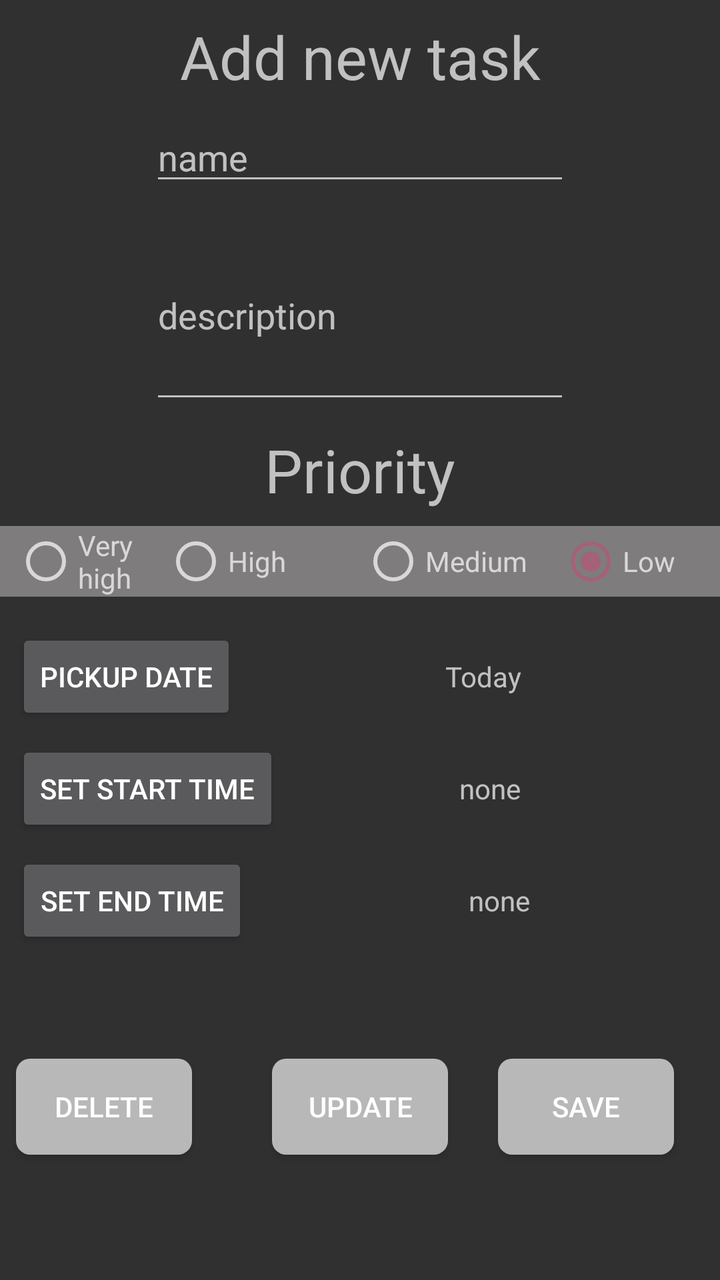
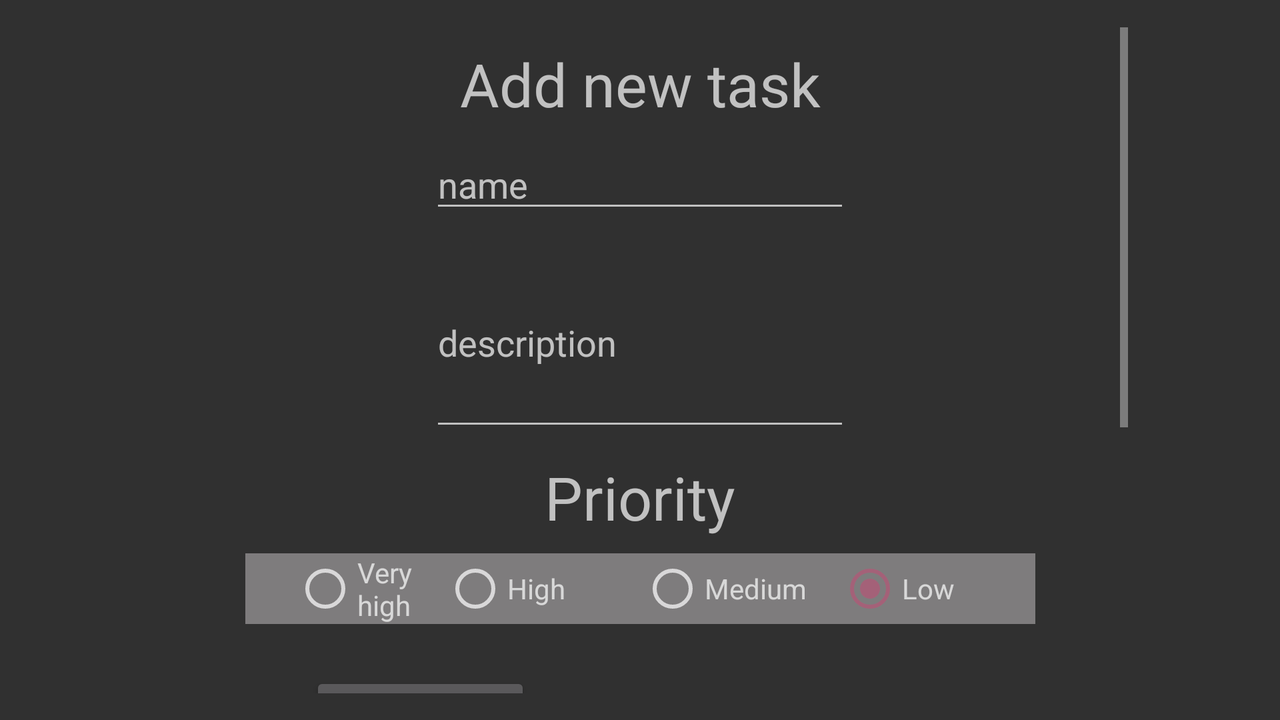

First picture: res/layout/ on a phone held upright. Second picture: the repository's own variant of that layout, on a device whose configuration matches the variant's folder. Source for both follows.
<!-- AndroidManifest.xml: application theme AppTheme -->
<!-- res/layout/fragment_add_task.xml -->
<?xml version="1.0" encoding="utf-8"?>
<android.support.constraint.ConstraintLayout xmlns:android="http://schemas.android.com/apk/res/android"
    xmlns:app="http://schemas.android.com/apk/res-auto"
    xmlns:tools="http://schemas.android.com/tools"
    android:layout_width="match_parent"
    android:layout_height="match_parent"
    tools:context="com.example.nick.taskbuilder.view.AddTaskActivity">


    <EditText
        android:id="@+id/etName"
        android:layout_width="wrap_content"
        android:layout_height="wrap_content"
        android:layout_marginEnd="8dp"
        android:layout_marginStart="8dp"
        android:layout_marginTop="8dp"
        android:ems="10"
        android:hint="name"
        android:inputType="textPersonName"
        app:layout_constraintEnd_toEndOf="parent"
        app:layout_constraintStart_toStartOf="parent"
        app:layout_constraintTop_toBottomOf="@+id/tv_add_new_task" />

    <EditText
        android:id="@+id/etDescription"
        android:layout_width="wrap_content"
        android:layout_height="101dp"
        android:layout_marginEnd="8dp"
        android:layout_marginStart="8dp"
        android:layout_marginTop="8dp"
        android:ems="10"
        android:hint="description"
        android:inputType="textPersonName"
        app:layout_constraintEnd_toEndOf="parent"
        app:layout_constraintStart_toStartOf="parent"
        app:layout_constraintTop_toBottomOf="@+id/etName" />

    <TextView
        android:id="@+id/tv_add_new_task"
        android:layout_width="wrap_content"
        android:layout_height="wrap_content"
        android:layout_marginEnd="8dp"
        android:layout_marginStart="8dp"
        android:layout_marginTop="8dp"
        android:text="Add new task"
        android:textSize="30sp"
        app:layout_constraintEnd_toEndOf="parent"
        app:layout_constraintStart_toStartOf="parent"
        app:layout_constraintTop_toTopOf="parent" />

    <TextView
        android:id="@+id/textView2"
        android:layout_width="wrap_content"
        android:layout_height="wrap_content"
        android:layout_marginEnd="8dp"
        android:layout_marginStart="8dp"
        android:layout_marginTop="8dp"
        android:text="Priority"
        android:textSize="30sp"
        app:layout_constraintEnd_toEndOf="parent"
        app:layout_constraintStart_toStartOf="parent"
        app:layout_constraintTop_toBottomOf="@+id/etDescription" />

    <RadioGroup
        android:id="@+id/radioGroup"
        android:layout_width="395dp"
        android:layout_height="wrap_content"
        android:layout_marginEnd="8dp"
        android:layout_marginStart="8dp"
        android:layout_marginTop="8dp"
        android:background="@color/colorGrey"
        android:orientation="horizontal"
        app:layout_constraintEnd_toEndOf="parent"
        app:layout_constraintStart_toStartOf="parent"
        app:layout_constraintTop_toBottomOf="@+id/textView2">

        <RadioButton
            android:id="@+id/radio_very_high"
            android:layout_width="match_parent"
            android:layout_height="wrap_content"
            android:layout_marginLeft="24dp"
            android:layout_weight="1"
            android:hint="Very high" />

        <RadioButton
            android:id="@+id/radio_high"
            android:layout_width="match_parent"
            android:layout_height="wrap_content"
            android:layout_weight="1"
            android:hint="High" />

        <RadioButton
            android:id="@+id/radio_medium"
            android:layout_width="match_parent"
            android:layout_height="wrap_content"
            android:layout_weight="1"
            android:hint="Medium" />

        <RadioButton
            android:id="@+id/radio_low"
            android:layout_width="match_parent"
            android:layout_height="wrap_content"
            android:layout_marginRight="24dp"
            android:layout_weight="1"
            android:checked="true"
            android:hint="Low" />
    </RadioGroup>

    <Button
        android:id="@+id/btnSetStartTimeDate"
        android:layout_width="wrap_content"
        android:layout_height="wrap_content"
        android:layout_marginEnd="8dp"
        android:layout_marginStart="8dp"
        android:layout_marginTop="8dp"
        android:text="Set start time"
        app:layout_constraintEnd_toEndOf="parent"
        app:layout_constraintHorizontal_bias="0.0"
        app:layout_constraintStart_toStartOf="parent"
        app:layout_constraintTop_toBottomOf="@+id/btnDate" />

    <Button
        android:id="@+id/btnSetSEndTimeDate"
        android:layout_width="wrap_content"
        android:layout_height="wrap_content"
        android:layout_marginEnd="8dp"
        android:layout_marginStart="8dp"
        android:layout_marginTop="8dp"
        android:text="Set end time"
        app:layout_constraintEnd_toEndOf="parent"
        app:layout_constraintHorizontal_bias="0.0"
        app:layout_constraintStart_toStartOf="parent"
        app:layout_constraintTop_toBottomOf="@+id/btnSetStartTimeDate" />

    <TextView
        android:id="@+id/tv_chosen_start_time"
        android:layout_width="wrap_content"
        android:layout_height="wrap_content"
        android:layout_marginEnd="8dp"
        android:layout_marginStart="8dp"
        android:text="none"
        app:layout_constraintBaseline_toBaselineOf="@+id/btnSetStartTimeDate"
        app:layout_constraintEnd_toEndOf="parent"
        app:layout_constraintHorizontal_bias="0.707"
        app:layout_constraintStart_toStartOf="parent" />

    <TextView
        android:id="@+id/tv_chosen_end_time"
        android:layout_width="wrap_content"
        android:layout_height="wrap_content"
        android:layout_marginEnd="8dp"
        android:layout_marginStart="8dp"
        android:text="none"
        app:layout_constraintBaseline_toBaselineOf="@+id/btnSetSEndTimeDate"
        app:layout_constraintEnd_toEndOf="parent"
        app:layout_constraintHorizontal_bias="0.541"
        app:layout_constraintStart_toEndOf="@+id/btnSetSEndTimeDate" />

    <Button
        android:id="@+id/btnDate"
        android:layout_width="wrap_content"
        android:layout_height="wrap_content"
        android:layout_marginEnd="8dp"
        android:layout_marginStart="8dp"
        android:layout_marginTop="16dp"
        android:text="Pickup date"
        app:layout_constraintEnd_toEndOf="parent"
        app:layout_constraintHorizontal_bias="0.0"
        app:layout_constraintStart_toStartOf="parent"
        app:layout_constraintTop_toBottomOf="@+id/radioGroup" />

    <TextView
        android:id="@+id/tvDate"
        android:layout_width="wrap_content"
        android:layout_height="wrap_content"
        android:layout_marginEnd="8dp"
        android:layout_marginStart="8dp"
        android:text="Today"
        app:layout_constraintBaseline_toBaselineOf="@+id/btnDate"
        app:layout_constraintEnd_toEndOf="parent"
        app:layout_constraintHorizontal_bias="0.702"
        app:layout_constraintStart_toStartOf="parent" />

    <Button
        android:id="@+id/btn_save_new_task"
        android:layout_width="wrap_content"
        android:layout_height="wrap_content"
        android:layout_marginBottom="16dp"
        android:layout_marginEnd="8dp"
        android:layout_marginStart="8dp"
        android:layout_marginTop="8dp"
        android:background="@drawable/button_shape"
        android:text="Save"
        app:layout_constraintBottom_toBottomOf="parent"
        app:layout_constraintEnd_toEndOf="parent"
        app:layout_constraintHorizontal_bias="0.941"
        app:layout_constraintStart_toStartOf="parent"
        app:layout_constraintTop_toBottomOf="@+id/btnSetSEndTimeDate" />

    <ProgressBar
        android:id="@+id/progressBarAdd"
        style="?android:attr/progressBarStyle"
        android:layout_width="wrap_content"
        android:layout_height="wrap_content"
        android:layout_marginEnd="8dp"
        android:layout_marginStart="8dp"
        android:layout_marginTop="8dp"
        android:visibility="invisible"
        app:layout_constraintEnd_toEndOf="parent"
        app:layout_constraintStart_toEndOf="@+id/tv_add_new_task"
        app:layout_constraintTop_toTopOf="parent" />

    <Button
        android:id="@+id/btnUpdateTask"
        android:layout_width="wrap_content"
        android:layout_height="wrap_content"
        android:layout_marginBottom="16dp"
        android:layout_marginEnd="8dp"
        android:layout_marginStart="8dp"
        android:layout_marginTop="8dp"
        android:background="@drawable/button_shape"
        android:text="UPDATE"
        android:visibility="visible"
        app:layout_constraintBottom_toBottomOf="parent"
        app:layout_constraintEnd_toEndOf="parent"
        app:layout_constraintStart_toStartOf="parent"
        app:layout_constraintTop_toBottomOf="@+id/btnSetSEndTimeDate" />

    <Button
        android:id="@+id/btnDeleteTask"
        android:layout_width="wrap_content"
        android:layout_height="wrap_content"
        android:layout_marginBottom="16dp"
        android:layout_marginEnd="8dp"
        android:layout_marginStart="8dp"
        android:layout_marginTop="8dp"
        android:background="@drawable/button_shape"
        android:text="@string/delete"
        android:visibility="visible"
        app:layout_constraintBottom_toBottomOf="parent"
        app:layout_constraintEnd_toEndOf="parent"
        app:layout_constraintHorizontal_bias="0.0"
        app:layout_constraintStart_toStartOf="parent"
        app:layout_constraintTop_toBottomOf="@+id/btnSetSEndTimeDate" />



</android.support.constraint.ConstraintLayout>
<!-- resources referenced by this layout -->
<resources>
  <color name="colorGrey">#7e7c7d</color>
  <!-- drawable button_shape (drawable) -->
  <?xml version="1.0" encoding="UTF-8"?>
  <shape xmlns:android="http://schemas.android.com/apk/res/android"
      android:shape="rectangle">
  
      <solid android:color="#AAFFFFFF"/>
  
      <corners android:bottomRightRadius="7dp"
          android:bottomLeftRadius="7dp"
          android:topLeftRadius="7dp"
          android:topRightRadius="7dp"/>
  </shape>
  <string name="delete">DELETE</string>
  <style name="AppTheme" parent="Theme.AppCompat.NoActionBar">
          
          <item name="colorPrimary">@color/colorPrimary</item>
          <item name="colorPrimaryDark">@color/colorPrimaryDark</item>
          <item name="colorAccent">@color/colorAccent</item>
      </style>
  <color name="colorPrimary">#48484b</color>
  <color name="colorPrimaryDark">#303F9F</color>
  <color name="colorAccent">#a46178</color>
</resources>
<!-- res/layout-land/fragment_add_task.xml (the author's variant of the layout above) -->
<!-- drawn on the phone turned sideways -->
<?xml version="1.0" encoding="utf-8"?>
<android.support.constraint.ConstraintLayout xmlns:android="http://schemas.android.com/apk/res/android"
    xmlns:app="http://schemas.android.com/apk/res-auto"
    xmlns:tools="http://schemas.android.com/tools"
    android:layout_width="match_parent"
    android:layout_height="match_parent"
    tools:context="com.example.nick.taskbuilder.view.AddTaskActivity">

    <ScrollView
        android:layout_width="488dp"
        android:layout_height="333dp"
        android:layout_marginEnd="8dp"
        android:layout_marginStart="8dp"
        app:layout_constraintBottom_toBottomOf="parent"
        app:layout_constraintEnd_toEndOf="parent"
        app:layout_constraintStart_toStartOf="parent"
        app:layout_constraintTop_toTopOf="parent">

        <android.support.constraint.ConstraintLayout
            android:layout_width="match_parent"
            android:layout_height="wrap_content">

            <EditText
                android:id="@+id/etName"
                android:layout_width="wrap_content"
                android:layout_height="wrap_content"
                android:layout_marginEnd="8dp"
                android:layout_marginStart="8dp"
                android:layout_marginTop="8dp"
                android:ems="10"
                android:hint="name"
                android:inputType="textPersonName"
                app:layout_constraintEnd_toEndOf="parent"
                app:layout_constraintStart_toStartOf="parent"
                app:layout_constraintTop_toBottomOf="@+id/tv_add_new_task" />

            <EditText
                android:id="@+id/etDescription"
                android:layout_width="wrap_content"
                android:layout_height="101dp"
                android:layout_marginEnd="8dp"
                android:layout_marginStart="8dp"
                android:layout_marginTop="8dp"
                android:ems="10"
                android:hint="description"
                android:inputType="textPersonName"
                app:layout_constraintEnd_toEndOf="parent"
                app:layout_constraintStart_toStartOf="parent"
                app:layout_constraintTop_toBottomOf="@+id/etName" />

            <TextView
                android:id="@+id/tv_add_new_task"
                android:layout_width="wrap_content"
                android:layout_height="wrap_content"
                android:layout_marginEnd="8dp"
                android:layout_marginStart="8dp"
                android:layout_marginTop="8dp"
                android:text="Add new task"
                android:textSize="30sp"
                app:layout_constraintEnd_toEndOf="parent"
                app:layout_constraintStart_toStartOf="parent"
                app:layout_constraintTop_toTopOf="parent" />

            <TextView
                android:id="@+id/textView2"
                android:layout_width="wrap_content"
                android:layout_height="wrap_content"
                android:layout_marginEnd="8dp"
                android:layout_marginStart="8dp"
                android:layout_marginTop="8dp"
                android:text="Priority"
                android:textSize="30sp"
                app:layout_constraintEnd_toEndOf="parent"
                app:layout_constraintStart_toStartOf="parent"
                app:layout_constraintTop_toBottomOf="@+id/etDescription" />

            <RadioGroup
                android:id="@+id/radioGroup"
                android:layout_width="395dp"
                android:layout_height="wrap_content"
                android:layout_marginEnd="8dp"
                android:layout_marginStart="8dp"
                android:layout_marginTop="8dp"
                android:background="@color/colorGrey"
                android:orientation="horizontal"
                app:layout_constraintEnd_toEndOf="parent"
                app:layout_constraintStart_toStartOf="parent"
                app:layout_constraintTop_toBottomOf="@+id/textView2">

                <RadioButton
                    android:id="@+id/radio_very_high"
                    android:layout_width="match_parent"
                    android:layout_height="wrap_content"
                    android:layout_marginStart="24dp"
                    android:layout_weight="1"
                    android:hint="Very high" />

                <RadioButton
                    android:id="@+id/radio_high"
                    android:layout_width="match_parent"
                    android:layout_height="wrap_content"
                    android:layout_weight="1"
                    android:hint="High" />

                <RadioButton
                    android:id="@+id/radio_medium"
                    android:layout_width="match_parent"
                    android:layout_height="wrap_content"
                    android:layout_weight="1"
                    android:hint="Medium" />

                <RadioButton
                    android:id="@+id/radio_low"
                    android:layout_width="match_parent"
                    android:layout_height="wrap_content"
                    android:layout_marginEnd="24dp"
                    android:layout_weight="1"
                    android:checked="true"
                    android:hint="Low" />
            </RadioGroup>

            <Button
                android:id="@+id/btnSetStartTimeDate"
                android:layout_width="wrap_content"
                android:layout_height="wrap_content"
                android:layout_marginEnd="8dp"
                android:layout_marginStart="8dp"
                android:layout_marginTop="8dp"
                android:text="Set start time"
                app:layout_constraintEnd_toEndOf="parent"
                app:layout_constraintHorizontal_bias="0.0"
                app:layout_constraintStart_toStartOf="parent"
                app:layout_constraintTop_toBottomOf="@+id/btnDate" />

            <Button
                android:id="@+id/btnSetSEndTimeDate"
                android:layout_width="wrap_content"
                android:layout_height="wrap_content"
                android:layout_marginEnd="8dp"
                android:layout_marginStart="8dp"
                android:layout_marginTop="8dp"
                android:text="Set end time"
                app:layout_constraintEnd_toEndOf="parent"
                app:layout_constraintHorizontal_bias="0.0"
                app:layout_constraintStart_toStartOf="parent"
                app:layout_constraintTop_toBottomOf="@+id/btnSetStartTimeDate" />

            <TextView
                android:id="@+id/tv_chosen_start_time"
                android:layout_width="wrap_content"
                android:layout_height="wrap_content"
                android:layout_marginEnd="8dp"
                android:layout_marginStart="8dp"
                android:text="none"
                app:layout_constraintBaseline_toBaselineOf="@+id/btnSetStartTimeDate"
                app:layout_constraintEnd_toEndOf="parent"
                app:layout_constraintHorizontal_bias="0.707"
                app:layout_constraintStart_toStartOf="parent" />

            <TextView
                android:id="@+id/tv_chosen_end_time"
                android:layout_width="wrap_content"
                android:layout_height="wrap_content"
                android:layout_marginEnd="8dp"
                android:layout_marginStart="8dp"
                android:text="none"
                app:layout_constraintBaseline_toBaselineOf="@+id/btnSetSEndTimeDate"
                app:layout_constraintEnd_toEndOf="parent"
                app:layout_constraintHorizontal_bias="0.541"
                app:layout_constraintStart_toEndOf="@+id/btnSetSEndTimeDate" />

            <Button
                android:id="@+id/btnDate"
                android:layout_width="wrap_content"
                android:layout_height="wrap_content"
                android:layout_marginEnd="8dp"
                android:layout_marginStart="8dp"
                android:layout_marginTop="24dp"
                android:text="Pickup date"
                app:layout_constraintEnd_toEndOf="parent"
                app:layout_constraintHorizontal_bias="0.196"
                app:layout_constraintStart_toStartOf="parent"
                app:layout_constraintTop_toBottomOf="@+id/radioGroup" />

            <TextView
                android:id="@+id/tvDate"
                android:layout_width="wrap_content"
                android:layout_height="wrap_content"
                android:layout_marginEnd="8dp"
                android:layout_marginStart="8dp"
                android:text="Today"
                app:layout_constraintBaseline_toBaselineOf="@+id/btnDate"
                app:layout_constraintEnd_toEndOf="parent"
                app:layout_constraintHorizontal_bias="0.702"
                app:layout_constraintStart_toStartOf="parent" />

            <Button
                android:id="@+id/btn_save_new_task"
                android:layout_width="wrap_content"
                android:layout_height="wrap_content"
                android:layout_marginBottom="16dp"
                android:layout_marginEnd="8dp"
                android:layout_marginStart="8dp"
                android:layout_marginTop="8dp"
                android:text="Save"
                app:layout_constraintBottom_toBottomOf="parent"
                app:layout_constraintEnd_toEndOf="parent"
                app:layout_constraintHorizontal_bias="0.941"
                app:layout_constraintStart_toStartOf="parent"
                app:layout_constraintTop_toBottomOf="@+id/btnSetSEndTimeDate" />

            <ProgressBar
                android:id="@+id/progressBarAdd"
                style="?android:attr/progressBarStyle"
                android:layout_width="wrap_content"
                android:layout_height="wrap_content"
                android:layout_marginEnd="8dp"
                android:layout_marginStart="8dp"
                android:layout_marginTop="8dp"
                android:visibility="invisible"
                app:layout_constraintEnd_toEndOf="parent"
                app:layout_constraintStart_toEndOf="@+id/tv_add_new_task"
                app:layout_constraintTop_toTopOf="parent" />

            <Button
                android:id="@+id/btnUpdateTask"
                android:layout_width="wrap_content"
                android:layout_height="wrap_content"
                android:layout_marginBottom="16dp"
                android:layout_marginEnd="8dp"
                android:layout_marginStart="8dp"
                android:layout_marginTop="8dp"
                android:text="UPDATE"
                android:visibility="visible"
                app:layout_constraintBottom_toBottomOf="parent"
                app:layout_constraintEnd_toEndOf="parent"
                app:layout_constraintStart_toStartOf="parent"
                app:layout_constraintTop_toBottomOf="@+id/btnSetSEndTimeDate" />

            <Button
                android:id="@+id/btnDeleteTask"
                android:layout_width="wrap_content"
                android:layout_height="wrap_content"
                android:layout_marginBottom="16dp"
                android:layout_marginEnd="8dp"
                android:layout_marginStart="8dp"
                android:layout_marginTop="8dp"
                android:text="@string/delete"
                android:visibility="visible"
                app:layout_constraintBottom_toBottomOf="parent"
                app:layout_constraintEnd_toEndOf="parent"
                app:layout_constraintHorizontal_bias="0.0"
                app:layout_constraintStart_toStartOf="parent"
                app:layout_constraintTop_toBottomOf="@+id/btnSetSEndTimeDate" />

        </android.support.constraint.ConstraintLayout>

    </ScrollView>



</android.support.constraint.ConstraintLayout>
<!-- resources referenced by the variant -->
<!-- as the phone turned sideways resolves them -->
<resources>
  <color name="colorGrey">#7e7c7d</color>
  <string name="delete">DELETE</string>
  <style name="AppTheme" parent="Theme.AppCompat.NoActionBar">
          
          <item name="colorPrimary">@color/colorPrimary</item>
          <item name="colorPrimaryDark">@color/colorPrimaryDark</item>
          <item name="colorAccent">@color/colorAccent</item>
      </style>
  <color name="colorPrimary">#48484b</color>
  <color name="colorPrimaryDark">#303F9F</color>
  <color name="colorAccent">#a46178</color>
</resources>
